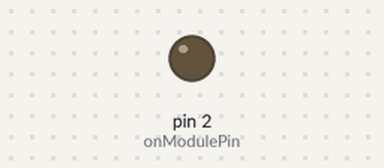
Recording of a sketch running on a simulated Arduino Leonardo, built with avr-gcc and run on an emulated ATmega32U4. On the bench: output pins drawn as LEDs (lit = HIGH). The modem accepts every AT command (registered, SIM ready, sends succeed) and sends nothing else; what the sketch prints to the serial monitor is not drawn.

Above: at 0.1 s.
At 2.1 s:
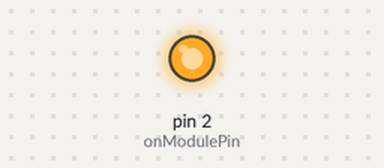
Timing chart, 0 to 5.5 s (numbered marks = the images above):
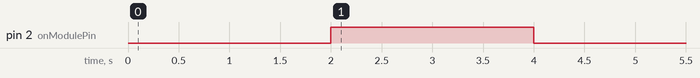

The sketch:

HELLO_DATA.ino
```cpp
#include <EEPROM.h>
#include "EEPROMAnything.h"

// This script works better if the shield and the Arduino are in sync.  A workaround
// to ensure this is to upload the script twice - let it finish uploading,
// then upload again - to the Arduino.

const int buflen = 32;
const int mbuf = 16;
int ee_addr=0;

char imeichar[17];
String imei = "";
char iccid[22];
char port[ ]="80";

String post_data_0="<eMessage ><De mn=\"";
String post_data_1="\" sn=\"";
String post_data_2="\" ow=\"drm-data_source\">";
String post_data_3="<Da><Di n=\"ICCID\" y=\"s\" q=\"g\">";
String post_data_4="</Di></Da></De></eMessage>";

struct config_t {
  char model[mbuf];
  char serial_num[mbuf];
  char username[mbuf];
  char password[mbuf];
  char ipaddress[mbuf];
  char apn[buflen];
}configuration;

int onModulePin = 2;        // the pin to switch on the module (without press on button)

void switchModule(){
    digitalWrite(onModulePin,HIGH);
    delay(2000);
    digitalWrite(onModulePin,LOW);
}

void setup(){
    Serial.begin(115200);
    Serial1.begin(115200);                // UART baud rate
    delay(2000);

    pinMode(onModulePin, OUTPUT);
    switchModule();                    // switches the module ON
    handleResponse();

    for (int i=0;i< 5;i++){
        delay(5000);
    }
    handleResponse();
    Serial1.println("AT+CICCID");
    handleGetICCID();

    Serial1.println("AT+CGSN");
    handleGetIMEI();

    imei = String(imeichar);

    // only call EEPROM_readanything once per script in setup
    // there is a hard limit on the number of times permanent memory
    // can be written/read

    // after this call these variables are available:
    //configuration.model, configuration.serial_num
    // configuration.username, configuration.password
    // configuration.ipaddress, configuration.apn
    EEPROM_readAnything(ee_addr, configuration);

}

void loop(){

   Serial1.print("AT+CGSOCKCONT=1,\"IP\",\"");
   Serial1.print(configuration.apn);
   Serial1.println("\"");
   handleResponse();

   Serial1.print("AT+CHTTPACT=\""); //Connects with the HTTP server
   Serial1.print(configuration.ipaddress);
   Serial1.print("\",");
   Serial1.println(port);
   delay(4000); // you need this delay for connecting
   handleResponse();

   Serial1.println("POST /eMessage HTTP/1.1");
   handleResponse();

   Serial1.print("Host:");
   Serial1.println(configuration.ipaddress);
   handleResponse();
   Serial1.println("User-Agent:ArduinoLeonardo");
   handleResponse();
   String acceptHeader = "Accept:text/html,application/json,application/xhtml+xml,application/xml";
   assembleRequest(acceptHeader);
   Serial1.println("");
   handleResponse();

   Serial1.println("Content-Type:application/xml");
   handleResponse();
   Serial1.print("Content-Length:"); // content length REALLY matters - must be accurate or slightly overestimated (not too much)
   int lenplus = post_data_0.length() + post_data_1.length() + strlen(configuration.model) + strlen(configuration.serial_num)
   + post_data_2.length()+ post_data_3.length() + post_data_4.length() + strlen(iccid) + 3;
   Serial1.println(String(lenplus));

    Serial1.write(0x0D);
    Serial1.write(0x0A);
    Serial1.write(0x0D);
    Serial1.write(0x0A);
    delay(5000);  // you need delays before and after
    assembleRequest(post_data_0);

    Serial1.print(configuration.model);
    Serial.print(configuration.model);
    assembleRequest(post_data_1);
    Serial1.print(configuration.serial_num);
    Serial.print(configuration.serial_num);
    assembleRequest(post_data_2);
    assembleRequest(post_data_3);
    Serial1.print(iccid);
    Serial.print(iccid);
    assembleRequest(post_data_4);

    Serial1.println("");
    delay(5000);
    Serial1.write(0x0D);
    Serial1.write(0x0A);
     Serial1.write(0x0D);
    Serial1.write(0x0A);
   Serial1.write(0x1A);       //sends ++
   Serial1.write(0x0D);
    Serial1.write(0x0A);

   handleResponse();
   Serial1.flush();

  Serial.println(F("End Script"));
  while(1);


}

void assembleRequest(String longstuff){
  // needs a separate println after function is called
  int postsize = longstuff.length();

  if (postsize > 63){
    int times = ceil(postsize / 63);
    int iter=0;

    for (iter=0; iter <times; iter+=63){
      Serial1.print(longstuff.substring(iter,iter+63));
      Serial.println(longstuff.substring(iter,iter+63));
      delay(100);
    }
    Serial1.print(longstuff.substring(iter,postsize));
    Serial.println(longstuff.substring(iter,postsize));
  }
  else {
   Serial1.print(longstuff);
    Serial.println(longstuff);
  }

}

void handleResponse(){
  handleResponse(1000);
}

void handleResponse(int delay_length){
   char serBuf[128]={};

  int avail = Serial1.available();
  Serial.println(String(avail));
 while(Serial1.available()>0)
    {
     delay(100);
     Serial1.readBytes(serBuf, 128);
     Serial.println(serBuf);

    }
  delay(delay_length);

}

void handleGetIMEI(){
   char serBuf[32]={};
  Serial.println(F("Getting IMEI"));
  int avail = Serial1.available();
  Serial.println(String(avail));

  Serial1.readBytes(serBuf, 32);
  Serial.println(F("Setting IMEI"));
 for (int i=0;i < 16; i++)
    {
     delay(100);
     imeichar[i]=serBuf[i+9];
    }
   imeichar[16]='\0';
  Serial.println(imeichar);
  Serial1.flush();

}

void handleGetICCID(){
   char serBuf1[64]={};

  Serial.println(F("Getting ICCID"));
  int avail = Serial1.available();
  Serial.println(String(avail));
  if (avail < 15){
     delay(100);
    avail = Serial1.available();
  }
  Serial1.readBytes(serBuf1, 64);
  Serial.println(serBuf1);
  Serial.println(F("Setting ICCID"));
 for (int i=0;i < 20; i++)
    {
     delay(100);
     iccid[i]=serBuf1[i+20];
    }
    iccid[21]='\0';
    Serial.println(iccid);

}
```

EEPROMAnything.h
```cpp
#include <EEPROM.h>
#include <Arduino.h>  // for type definitions

template <class T> int EEPROM_writeAnything(int ee, const T& value)
{
    const byte* p = (const byte*)(const void*)&value;
    unsigned int i;
    for (i = 0; i < sizeof(value); i++)
          EEPROM.write(ee++, *p++);
    return i;
}

template <class T> int EEPROM_readAnything(int ee, T& value)
{
    byte* p = (byte*)(void*)&value;
    unsigned int i;
    for (i = 0; i < sizeof(value); i++)
          *p++ = EEPROM.read(ee++);
    return i;
}
```
